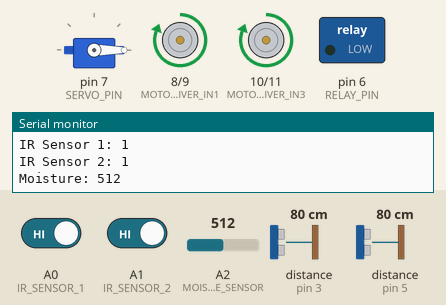
Simulated run of this sketch. Board: Arduino Uno, built with avr-gcc and run on an emulated ATmega328P. Parts: servo, motor-driver pin pairs drawn as motors (green arrow = first pin HIGH = forward, orange = second pin HIGH = backward, longer = more drive), switched loads named in the sketch (green lamp = pin HIGH), the last lines printed to the serial monitor. Wiring (inferred from the names in the program): 2 × ultrasonic range finder: trigger pin 2, echo pin 3 / trigger pin 4, echo pin 5. Inputs (shaded band) come from the test bench; at power-on: distance to the obstacle (sensors on pin 3, pin 5) 80 cm, A2 (MOISTURE_SENSOR) = 512, A0 (IR_SENSOR_1) HIGH, A1 (IR_SENSOR_2) HIGH. The echo pulse lasts 58.3 µs per cm; pins used as bus, display or sensor lines are not drawn.

Above: at 1.2 s.
1.3 s: distance to the obstacle (sensor on pin 3) set to 12 cm
2.8 s: distance to the obstacle (sensor on pin 3) set to 9 cm
At 3.6 s:
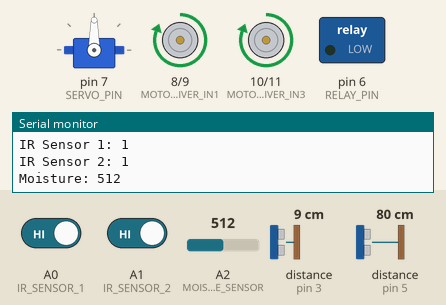
5.8 s: A2 (MOISTURE_SENSOR) set to 492
At 7.7 s:
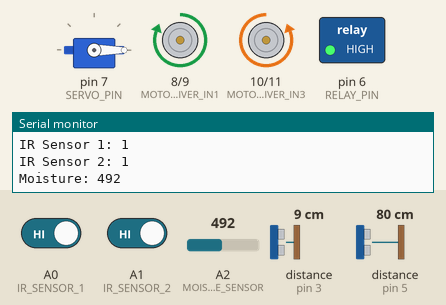
14.4 s: A2 (MOISTURE_SENSOR) set to 510
At 16.4 s:
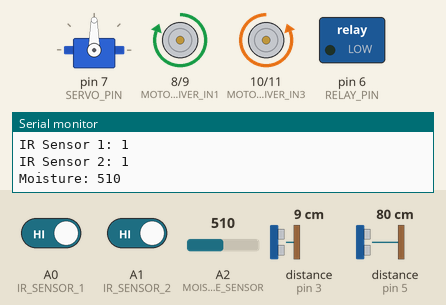
17.4 s: A2 (MOISTURE_SENSOR) set to 490
At 21.1 s:
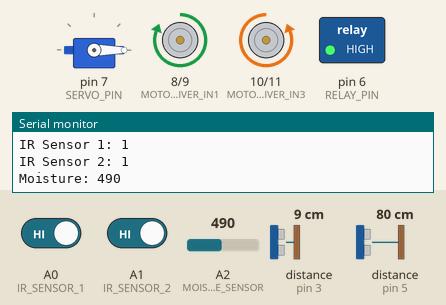
Timing chart, 0 to 21.4 s (numbered marks = the images above; inputs shaded):
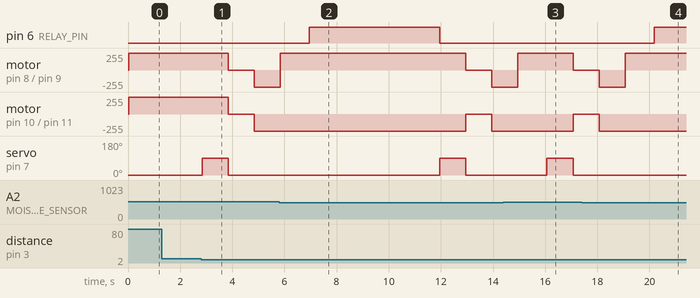

Measured:
- the behaviour switches between 11 and 10 cm on distance to the obstacle (sensor on pin 3) (found by bisection; images 0 and 1)
- the behaviour switches between 500 and 499 on A2 (MOISTURE_SENSOR) (found by bisection; images 1 and 2)
- after the input at 2.8 s, motor on pin 8 (MOTOR_DRIVER_IN1) / pin 9 (MOTOR_DRIVER_IN2), motor on pin 10 (MOTOR_DRIVER_IN3) / pin 11 (MOTOR_DRIVER_IN4): forward 255/255 → stopped after 1.0 s, → backward 255/255 1.0 s later; servo on pin 7 (SERVO_PIN): 0° → 90° at once, → 0° 1.0 s later
- after the input at 5.8 s, pin 6 (RELAY_PIN): LOW → HIGH after 1.2 s, → LOW 5.0 s later
- after the input at 14.4 s, pin 6 (RELAY_PIN): stays LOW (without the input it goes to HIGH after 1.7 s); motor on pin 10 (MOTOR_DRIVER_IN3) / pin 11 (MOTOR_DRIVER_IN4): backward 255/255 → stopped after 2.7 s; servo on pin 7 (SERVO_PIN): 0° → 90° after 1.7 s, → 0° 1.0 s later
- after the input at 17.4 s, pin 6 (RELAY_PIN): LOW → HIGH after 2.8 s; servo on pin 7 (SERVO_PIN): stays 0° (without the input it goes to 90° after 2.8 s)

The sketch:

omated_Line_Following_Robot_for_Intelligent_Plant_Irrigation.ino
```cpp
#include <Servo.h>

// Pin Definitions
#define ULTRASONIC_TRIG_1 2
#define ULTRASONIC_ECHO_1 3
#define ULTRASONIC_TRIG_2 4
#define ULTRASONIC_ECHO_2 5
#define IR_SENSOR_1 A0
#define IR_SENSOR_2 A1
#define MOISTURE_SENSOR A2
#define RELAY_PIN 6
#define SERVO_PIN 7
#define MOTOR_DRIVER_IN1 8
#define MOTOR_DRIVER_IN2 9
#define MOTOR_DRIVER_IN3 10
#define MOTOR_DRIVER_IN4 11

// Servo Object
Servo servo;

// Variables
int moistureThreshold = 500;
long duration, distance1, distance2;

void setup() {
  // Initialize Serial Monitor
  Serial.begin(9600);

  // Initialize Ultrasonic Sensors
  pinMode(ULTRASONIC_TRIG_1, OUTPUT);
  pinMode(ULTRASONIC_ECHO_1, INPUT);
  pinMode(ULTRASONIC_TRIG_2, OUTPUT);
  pinMode(ULTRASONIC_ECHO_2, INPUT);

  // Initialize IR Sensors
  pinMode(IR_SENSOR_1, INPUT);
  pinMode(IR_SENSOR_2, INPUT);

  // Initialize Moisture Sensor
  pinMode(MOISTURE_SENSOR, INPUT);

  // Initialize Relay
  pinMode(RELAY_PIN, OUTPUT);
  digitalWrite(RELAY_PIN, LOW);

  // Initialize Servo
  servo.attach(SERVO_PIN);
  servo.write(0);

  // Initialize Motor Driver Pins
  pinMode(MOTOR_DRIVER_IN1, OUTPUT);
  pinMode(MOTOR_DRIVER_IN2, OUTPUT);
  pinMode(MOTOR_DRIVER_IN3, OUTPUT);
  pinMode(MOTOR_DRIVER_IN4, OUTPUT);
}

void loop() {
  // Read Ultrasonic Sensor 1
  distance1 = readUltrasonic(ULTRASONIC_TRIG_1, ULTRASONIC_ECHO_1);
  Serial.print("Distance 1: ");
  Serial.println(distance1);

  // Read Ultrasonic Sensor 2
  distance2 = readUltrasonic(ULTRASONIC_TRIG_2, ULTRASONIC_ECHO_2);
  Serial.print("Distance 2: ");
  Serial.println(distance2);

  // Read IR Sensors
  int ir1 = digitalRead(IR_SENSOR_1);
  int ir2 = digitalRead(IR_SENSOR_2);
  Serial.print("IR Sensor 1: ");
  Serial.println(ir1);
  Serial.print("IR Sensor 2: ");
  Serial.println(ir2);

  // Read Moisture Sensor
  int moisture = analogRead(MOISTURE_SENSOR);
  Serial.print("Moisture: ");
  Serial.println(moisture);

  // Check Soil Moisture
  if (moisture < moistureThreshold) {
    digitalWrite(RELAY_PIN, HIGH);
    delay(5000);
    digitalWrite(RELAY_PIN, LOW);
  }

  // Control Servo
  if (distance1 < 10) {
    servo.write(90);
    delay(1000);
    servo.write(0);
  }

  // Motor Control
  if (distance1 < 10 || distance2 < 10) {
    stopMotors();
    delay(1000);
    moveBackward();
    delay(1000);
    turnRight();
    delay(1000);
  } else {
    moveForward();
  }

  delay(100);
}

long readUltrasonic(int trigPin, int echoPin) {
  digitalWrite(trigPin, LOW);
  delayMicroseconds(2);
  digitalWrite(trigPin, HIGH);
  delayMicroseconds(10);
  digitalWrite(trigPin, LOW);
  long duration = pulseIn(echoPin, HIGH);
  return duration * 0.034 / 2;
}

void moveForward() {
  digitalWrite(MOTOR_DRIVER_IN1, HIGH);
  digitalWrite(MOTOR_DRIVER_IN2, LOW);
  digitalWrite(MOTOR_DRIVER_IN3, HIGH);
  digitalWrite(MOTOR_DRIVER_IN4, LOW);
}

void moveBackward() {
  digitalWrite(MOTOR_DRIVER_IN1, LOW);
  digitalWrite(MOTOR_DRIVER_IN2, HIGH);
  digitalWrite(MOTOR_DRIVER_IN3, LOW);
  digitalWrite(MOTOR_DRIVER_IN4, HIGH);
}

void turnRight() {
  digitalWrite(MOTOR_DRIVER_IN1, HIGH);
  digitalWrite(MOTOR_DRIVER_IN2, LOW);
  digitalWrite(MOTOR_DRIVER_IN3, LOW);
  digitalWrite(MOTOR_DRIVER_IN4, HIGH);
}

void stopMotors() {
  digitalWrite(MOTOR_DRIVER_IN1, LOW);
  digitalWrite(MOTOR_DRIVER_IN2, LOW);
  digitalWrite(MOTOR_DRIVER_IN3, LOW);
  digitalWrite(MOTOR_DRIVER_IN4, LOW);
}
```
